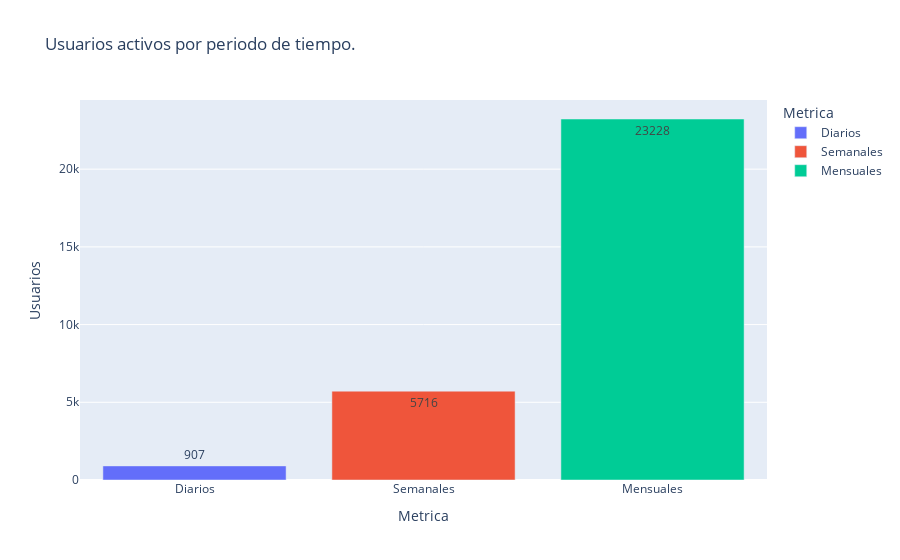

The cell this chart's notebook holds for it:
### Code cell
# Obtenemos las métricas correspondientes, para ello agrupamos por fecha de interés.
# Usamos la función 'nunique' para obtener el número único de usuarios por periodo, y sacamos el promedio

#Usuarios activos diarios
dau_total = visits.groupby('session_date').agg({'uid':'nunique'}).mean()

#Usuarios activos semanales
wau_total = visits.groupby(['session_year','session_week']).agg({'uid':'nunique'}).mean()

#Usuarios activos mensuales
mau_total = visits.groupby(['session_year','session_month']).agg({'uid':'nunique'}).mean()

#Creamos un dataframe para agrupar esta información y desplegarla en un gráfico
d = {'Metrica':['Diarios','Semanales','Mensuales'],'Valor':[int(dau_total),int(wau_total),int(mau_total)]}
user_metrics = pd.DataFrame(data=d)

#Creación del gráfico
fig_1 = px.bar(user_metrics,
               x='Metrica',y='Valor', text='Valor', 
               color = 'Metrica',
               title='Usuarios activos por periodo de tiempo.',
              labels={'Metrica': 'Metrica', 'Valor':'Usuarios'})
fig_1.show()

### Figure 1 — Plotly figure (JSON) as saved in the notebook; plotly's stock layout.template omitted (floating-point values rounded to 4 significant figures)
{"data": [{"alignmentgroup": "True", "hovertemplate": "Metrica=%{x}<br>Usuarios=%{text}<extra></extra>", "legendgroup": "Diarios", "marker": {"color": "#636efa", "pattern": {"shape": ""}}, "name": "Diarios", "offsetgroup": "Diarios", "orientation": "v", "showlegend": true, "text": [907], "textposition": "auto", "type": "bar", "x": ["Diarios"], "xaxis": "x", "y": [907], "yaxis": "y"}, {"alignmentgroup": "True", "hovertemplate": "Metrica=%{x}<br>Usuarios=%{text}<extra></extra>", "legendgroup": "Semanales", "marker": {"color": "#EF553B", "pattern": {"shape": ""}}, "name": "Semanales", "offsetgroup": "Semanales", "orientation": "v", "showlegend": true, "text": [5716], "textposition": "auto", "type": "bar", "x": ["Semanales"], "xaxis": "x", "y": [5716], "yaxis": "y"}, {"alignmentgroup": "True", "hovertemplate": "Metrica=%{x}<br>Usuarios=%{text}<extra></extra>", "legendgroup": "Mensuales", "marker": {"color": "#00cc96", "pattern": {"shape": ""}}, "name": "Mensuales", "offsetgroup": "Mensuales", "orientation": "v", "showlegend": true, "text": [23228], "textposition": "auto", "type": "bar", "x": ["Mensuales"], "xaxis": "x", "y": [23228], "yaxis": "y"}], "layout": {"barmode": "relative", "legend": {"title": {"text": "Metrica"}, "tracegroupgap": 0}, "title": {"text": "Usuarios activos por periodo de tiempo."}, "xaxis": {"anchor": "y", "categoryarray": ["Diarios", "Semanales", "Mensuales"], "categoryorder": "array", "domain": [0, 1], "title": {"text": "Metrica"}}, "yaxis": {"anchor": "x", "domain": [0, 1], "title": {"text": "Usuarios"}}}}
